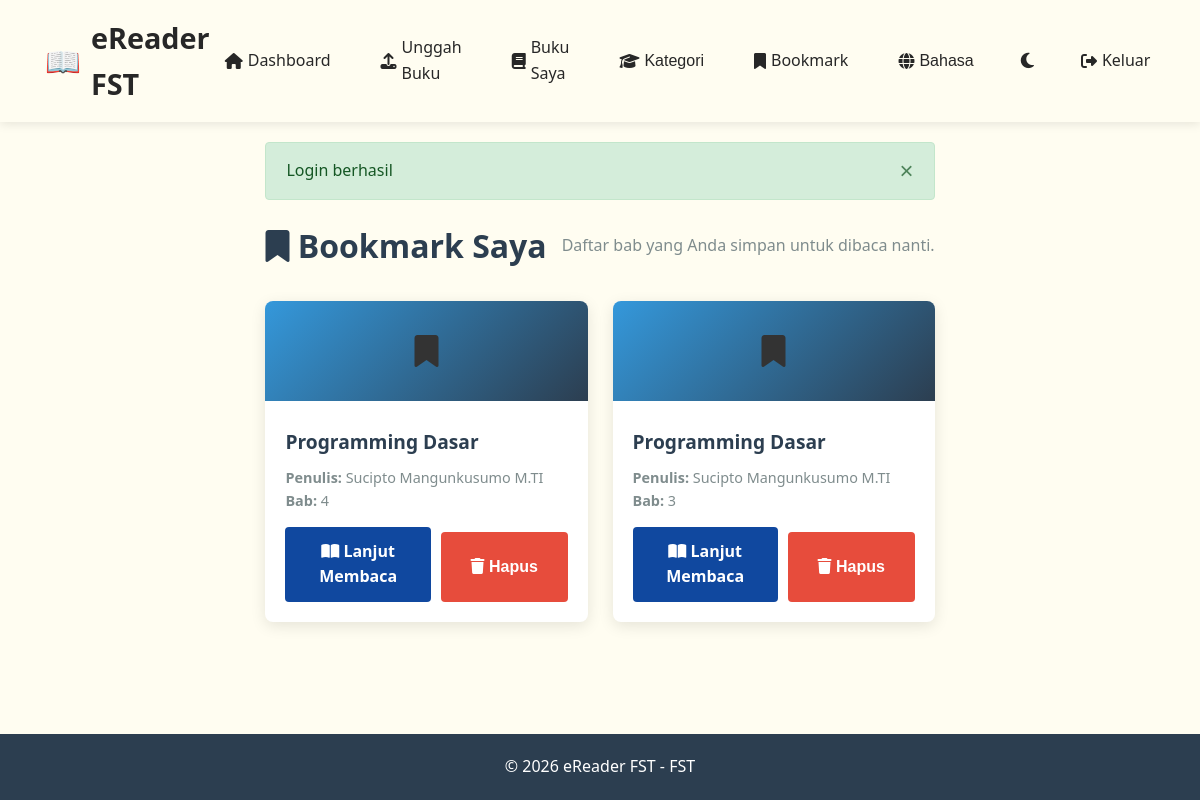
The page /bookmarks.php (signed in) on the database its author committed.
### tables this page shows
CREATE TABLE `bookmarks` (
  `id` int(11) NOT NULL,
  `user_id` int(11) NOT NULL,
  `book_id` int(11) NOT NULL,
  `chapter_number` int(11) NOT NULL,
  `created_at` timestamp NOT NULL DEFAULT current_timestamp()
);

CREATE TABLE `books` (
  `id` int(11) NOT NULL,
  `title` varchar(255) NOT NULL,
  `author` varchar(255) DEFAULT NULL,
  `category_id` int(11) DEFAULT NULL,
  `user_id` int(11) DEFAULT NULL,
  `filename` varchar(255) NOT NULL,
  `filepath` varchar(500) NOT NULL,
  `file_size` int(11) DEFAULT NULL,
  `upload_date` timestamp NOT NULL DEFAULT current_timestamp()
);

### includes/functions.php (called while the page is built, shortened)
<?php
require_once __DIR__ . '/../config/database.php';
function t($key) {
    $lang = isset($_SESSION['language']) ? $_SESSION['language'] : 'id';
    $languageFile = __DIR__ . "/../languages/{$lang}.php";
    if (file_exists($languageFile)) {
        $translations = require($languageFile);
        return isset($translations[$key]) ? $translations[$key] : $key;
    }
    return $key;
}
function getUserBookmarks($user_id) {
    global $pdo;
    $stmt = $pdo->prepare("
        SELECT b.*, bk.title, bk.author
        FROM bookmarks b
        JOIN books bk ON b.book_id = bk.id
        WHERE b.user_id = ?
        ORDER BY b.created_at DESC
    ");
    $stmt->execute([$user_id]);
    return $stmt->fetchAll(PDO::FETCH_ASSOC);
}
?>

### bookmarks.php (the view, shortened to what this page needs)
<?php
require_once 'config/database.php';
require_once 'includes/functions.php';
$user_id = $_SESSION['user_id'];
$my_bookmarks = getUserBookmarks($user_id);
?>
<?php include 'includes/header.php'; ?>
<div class="dashboard-header">
    <h1><i class="fas fa-bookmark text-primary"></i> <?php echo t('my_bookmarks') ?? 'Bookmark Saya'; ?></h1>
    <p class="text-muted"><?php echo t('bookmark_description'); ?></p>
</div>
<div class="bookmarks-container" style="margin-top: 30px;">
    <?php if(empty($my_bookmarks)): ?>
        <div class="alert alert-warning text-center">
            <p><strong><?php echo t('no_bookmarks_yet'); ?></strong></p>
            <a href="dashboard.php" class="btn btn-primary" style="margin-top: 10px;"> <?php echo t('find_books'); ?></a>
        </div>
    <?php else: ?>
        <div class="book-grid"> <?php foreach($my_bookmarks as $mark): ?>
                <div class="book-card">
                    <div class="book-cover" style="height: 100px; font-size: 2rem;">
                        <i class="fas fa-bookmark"></i>
                    </div>
                    <div class="book-info">
                        <h3><?php echo htmlspecialchars($mark['title']); ?></h3>
                        <p class="book-meta">
                            <strong><?php echo t('author'); ?>:</strong> <?php echo htmlspecialchars($mark['author']); ?><br>
                            <strong><?php echo t('chapter'); ?>:</strong> <?php echo $mark['chapter_number']; ?>
                        </p>
                        <div class="book-actions">
                            <a href="reader.php?id=<?php echo $mark['book_id']; ?>&chapter=<?php echo $mark['chapter_number']; ?>"
                               class="btn btn-success btn-block">
                                <i class="fas fa-book-open"></i> <?php echo t('continue_reading'); ?>
                            </a>
                            <button onclick="deleteBookmark(<?php echo $mark['book_id']; ?>, <?php echo $mark['chapter_number']; ?>)"
                                    class="btn btn-danger btn-block" style="margin-top: 5px; padding: 8px;">
                                <i class="fas fa-trash"></i> <?php echo t('delete'); ?>
                            </button>
                        </div>
                    </div>
                </div>
            <?php endforeach; ?>
        </div>
    <?php endif; ?>
</div>
<?php include 'includes/footer.php'; ?>

### assets/css/style.css (style rules this page uses)
:root { --bg-body: #fffdf1; --bg-card: #ffffff; --text-main: #333333; --text-title: #2c3e50; --text-muted: #7f8c8d; --navbar-bg: linear-gradient(135deg, #fffdf1, #fffdf1a7); --nav-text: rgb(39, 39, 39); --border-color: #dddddd; --shadow: rgba(0, 0, 0, 0.1); --hover-text: #f1f1f1; }
body { background-color: var(--bg-body) !important; color: var(--text-main) !important; }
h1, h2, h3, .dashboard-header h1, .auth-container h2 { color: var(--text-title) !important; }
.stat-card, .book-card, .auth-container, .upload-container, .result-item { background-color: var(--bg-card) !important; border-color: var(--border-color) !important; box-shadow: 0 4px 15px var(--shadow) !important; }
.stat-card p, .book-meta, .text-muted { color: var(--text-muted) !important; }
* { margin: 0; padding: 0; box-sizing: border-box; }
body { font-family: 'Segoe UI', Tahoma, Geneva, Verdana, sans-serif; line-height: 1.6; color: #333; background-color: #fffdf1; min-height: 100vh; display: flex; flex-direction: column; }
.btn { display: inline-block; padding: 12px 24px; background-color: #10489f; color: white; border: none; border-radius: 4px; cursor: pointer; font-size: 1rem; font-weight: 600; transition: background-color 0.3s, transform 0.2s; text-decoration: none; text-align: center; }
.btn-block { display: block; width: 100%; }
.btn-success { background-color: #10489f; }
.btn-danger { background-color: #e74c3c; }
.dashboard-header { display: flex; justify-content: space-between; align-items: center; margin-bottom: 30px; flex-wrap: wrap; gap: 15px; }
.dashboard-header h1 { color: #2c3e50; }
.book-grid { display: grid; grid-template-columns: repeat(auto-fill, minmax(250px, 1fr)); gap: 25px; margin-top: 30px; }
.book-card { background-color: white; border-radius: 8px; overflow: visible; box-shadow: 0 4px 15px rgba(0, 0, 0, 0.1); transition: transform 0.3s, box-shadow 0.3s; }
.book-cover { height: 220px; background: linear-gradient(135deg, #3498db, #2c3e50); display: flex; align-items: center; justify-content: center; position: relative; overflow: visible; border-radius: 8px 8px 0 0; }
.book-info { padding: 28px 20px 20px 20px; position: relative; z-index: 1; }
.book-info h3 { margin-bottom: 10px; color: #2c3e50; font-size: 1.2rem; line-height: 1.4; }
.book-meta { color: #7f8c8d; font-size: 0.9rem; margin-bottom: 15px; }
.book-actions { display: flex; gap: 10px; }

### rows shown on the page
bookmarks: book.title "Programming Dasar", book.author "Sucipto Mangunkusumo M.TI", chapter_number "4"
bookmarks: book.title "Programming Dasar", book.author "Sucipto Mangunkusumo M.TI", chapter_number "3"

### other values the page prints
t('app_name') "eReader FST"
t('dashboard') "Dashboard"
t('upload_book') "Unggah Buku"
t('my_books') "Buku Saya"
t('category') "Kategori"
t('language') "Bahasa"
t('logout') "Keluar"
$_SESSION['message'] "Login berhasil"
t('my_bookmarks') "Bookmark Saya"
t('bookmark_description') "Daftar bab yang Anda simpan untuk dibaca nanti."
